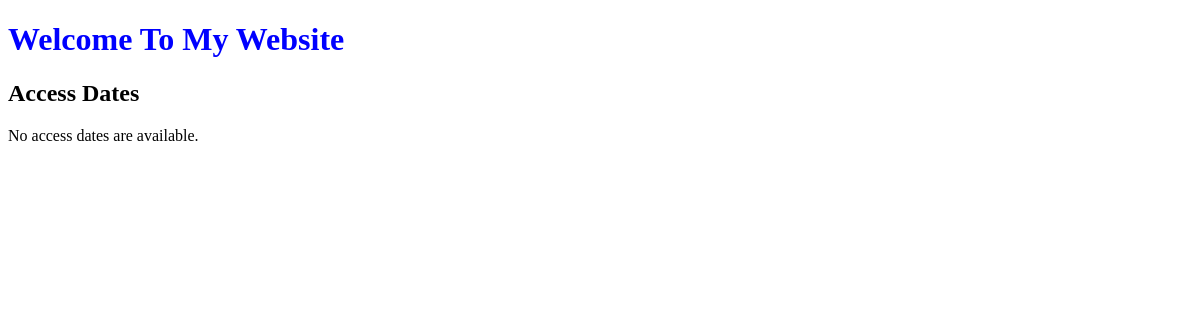
The app's page /first_app/, older data.
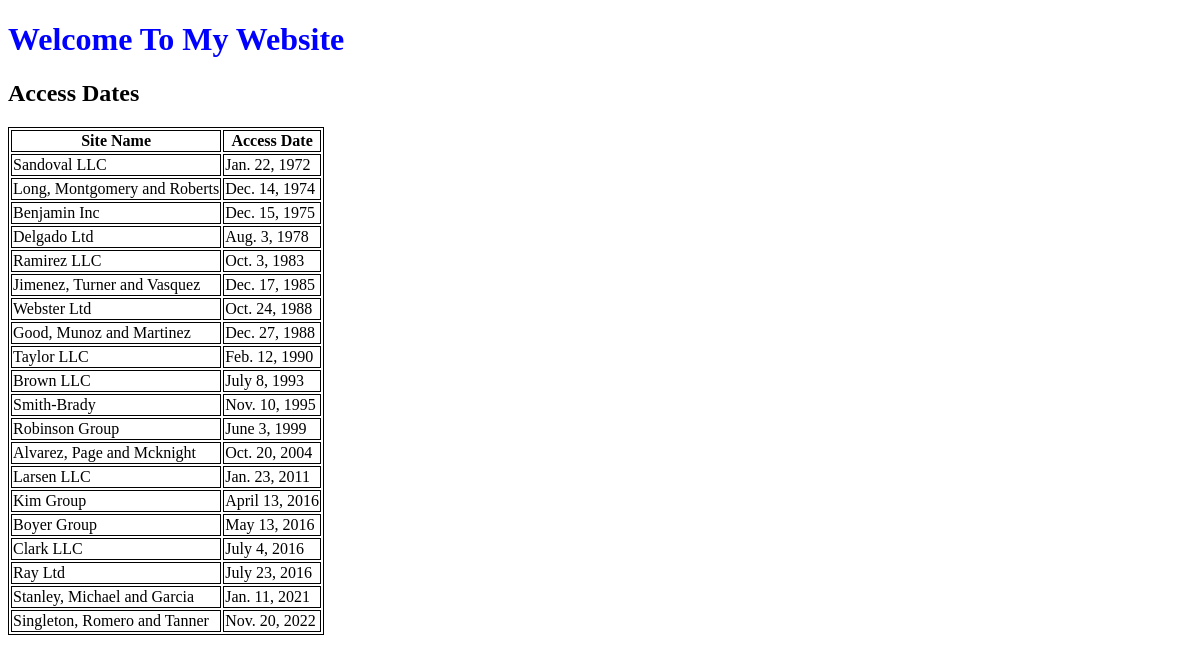
The same page, newer data.
### first_app/models.py (models this page shows, shortened)
class AccessDate(models.Model):
    name = models.ForeignKey(WebPage, on_delete=models.CASCADE)
    date = models.DateField()

class WebPage(models.Model):
    topic = models.ForeignKey(Topic, on_delete=models.CASCADE)
    name = models.CharField(max_length=264, unique=True)
    url = models.URLField(unique=True)
    def __str__(self) -> str:
        return self.name

### first_app/views.py (the view)
# urls.py: path("", views.index, name="index")
def index(request):
    web_list = AccessDate.objects.order_by("date")
    date_dict = {"access_dates": web_list}
    return render(request,"first_app/index.html", context=date_dict)

### templates/first_app/index.html (shortened to what this page needs)
<!DOCTYPE html>
{% load static %}
<html>
<head>
  <link rel="stylesheet" href="{% static 'css/style.css' %}">
</head>
<body>
  <h1>Welcome To My Website</h1>
  <h2>Access Dates</h2>
  <div class="data">
    {% if access_dates %}
  <table>
    <thead>
      <th>Site Name</th>
      <th>Access Date</th>
    </thead>
    <tbody>
      {% for access_date in access_dates %}
      <tr>
        <td>{{ access_date.name }}</td>
        <td>{{ access_date.date }}</td>
      </tr>
      {% endfor %}
    </tbody>
  </table>
  {% else %}
  <p>No access dates are available.</p>
  {% endif %}
  </div>
</body>
</html>

### static/css/style.css (style rules this page uses)
h1 { color: blue; }
table,td,th { border: 1px solid black; }

Row changes from the older to the newer data that the page shows:
added AccessDate: name "Sandoval LLC", date "Jan. 22, 1972"
added AccessDate: name "Long, Montgomery and Roberts", date "Dec. 14, 1974"
added AccessDate: name "Benjamin Inc", date "Dec. 15, 1975"
added AccessDate: name "Delgado Ltd", date "Aug. 3, 1978"
added AccessDate: name "Ramirez LLC", date "Oct. 3, 1983"
added AccessDate: name "Jimenez, Turner and Vasquez", date "Dec. 17, 1985"
added AccessDate: name "Webster Ltd", date "Oct. 24, 1988"
added AccessDate: name "Good, Munoz and Martinez", date "Dec. 27, 1988"
added AccessDate: name "Taylor LLC", date "Feb. 12, 1990"
added AccessDate: name "Brown LLC", date "July 8, 1993"
added AccessDate: name "Smith-Brady", date "Nov. 10, 1995"
added AccessDate: name "Robinson Group", date "June 3, 1999"
added AccessDate: name "Alvarez, Page and Mcknight", date "Oct. 20, 2004"
added AccessDate: name "Larsen LLC", date "Jan. 23, 2011"
added AccessDate: name "Kim Group", date "April 13, 2016"
added AccessDate: name "Boyer Group", date "May 13, 2016"
added AccessDate: name "Clark LLC", date "July 4, 2016"
added AccessDate: name "Ray Ltd", date "July 23, 2016"
added AccessDate: name "Stanley, Michael and Garcia", date "Jan. 11, 2021"
added AccessDate: name "Singleton, Romero and Tanner", date "Nov. 20, 2022"
Text that changed along with them:
text no longer shown: "No access dates are available."
text now shown: "Site Name Access Date"
